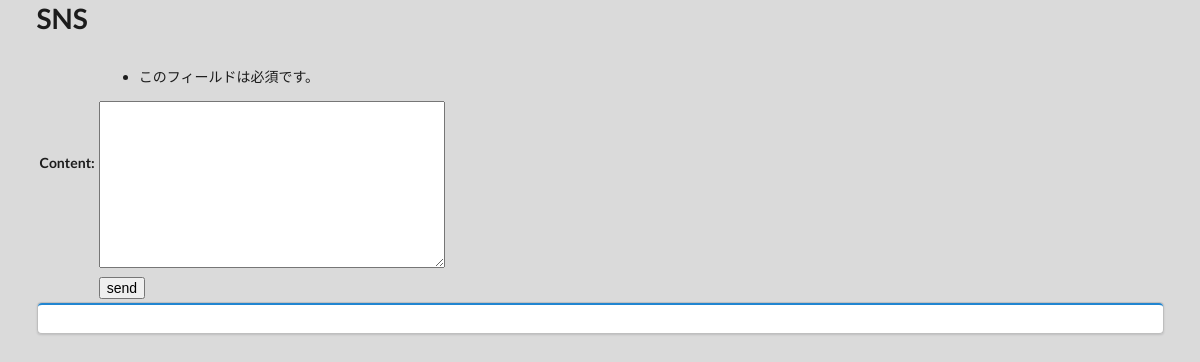
Before: /sns/ (signed in) with the older database file.
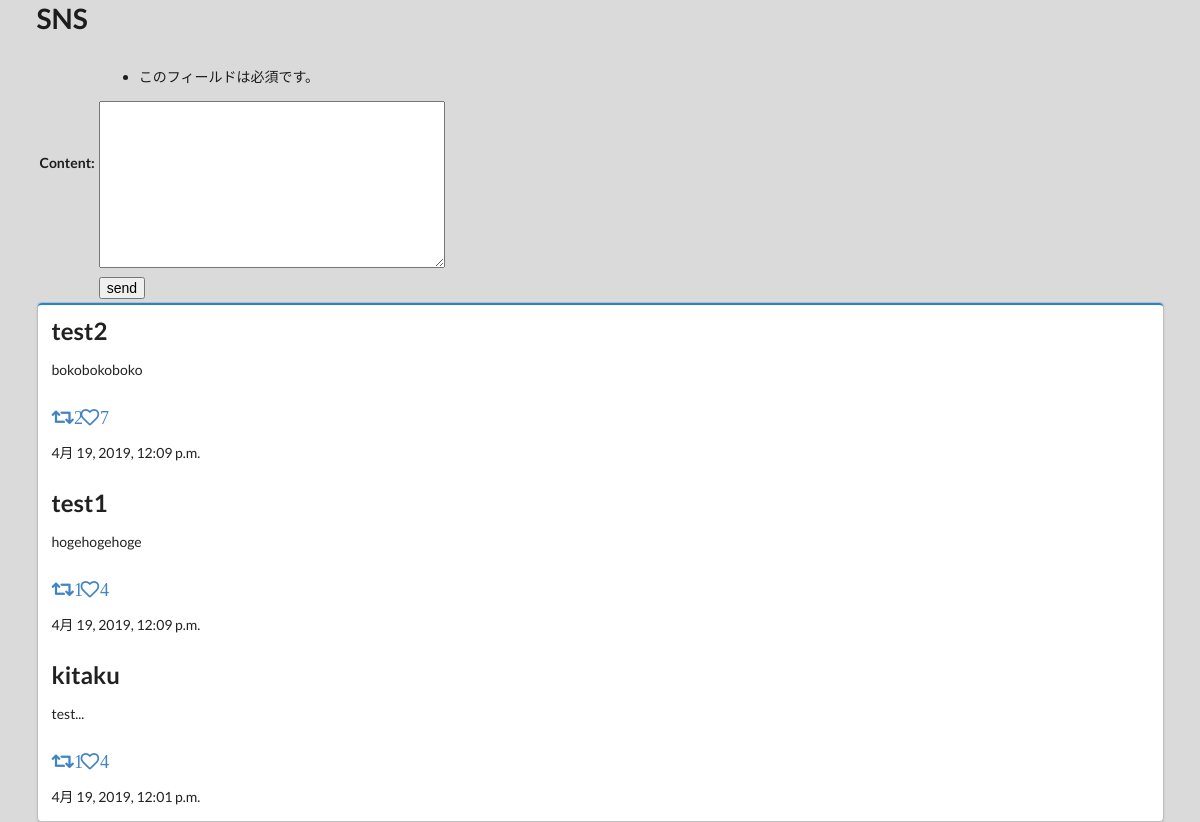
After: the same page with the newer database file.
### sns/models.py (models this page shows)
class Message(models.Model):
    owner = models.ForeignKey(User, on_delete=models.CASCADE, related_name='message_owner')
    content = models.TextField(max_length=280)
    share_id = models.IntegerField(default= -1)
    good_count = models.IntegerField(default=0)
    share_count = models.IntegerField(default=0)
    pub_date = models.DateTimeField(auto_now_add = True)
    def __str__(self):
        return str(self.content) + ' (' + str(self.owner) + ')'
    def get_share(self):
        return Message.objects.get(id=self.share_id)
    class Meta:
        ordering = ('-pub_date',)

### sns/views.py (the view)
# urls.py: path('', views.index, name='index'),
@login_required(login_url='/accounts/login/')
def index(request):
    if request.method == 'POST':
        content = request.POST['content']
        msg = Message()
        msg.owner = request.user
        msg.content = content
        msg.save()
        return redirect(to='/sns')
    elif request.method == 'GET':
        messages = Message.objects.all()
        form = PostForm(request.POST)
    params = {
        'login_user' : request.user,
        'form' : form,
        'contents' : messages,
    }
    return render(request, 'sns/index.html' , params)

### sns/forms.py
class PostForm(forms.Form):
    content = forms.CharField(max_length=500, widget=forms.Textarea)

### sns/templates/sns/index.html (shortened to what this page needs)
{% extends 'sns/layout.html' %}
{% block header %}
<h1>SNS</h1>
<table>
  <form class="ui form" action="{% url 'index' %}" method="post">
    {{form.as_table}}
    <tr>
      <td></td>
      <td><input type="submit" name="" value="send"></td>
    </tr>
  </form>
</table>
{% endblock %}
{% block content %}
<div class="ui segments">
  <div class="ui blue segment">
    {% for item in contents %}
    <h2 class="ui header">
      {{item.owner}}
    </h2>
    <div class="contents">
      {{item.content}}
    </div>
    <h3 class="icons">
      <a href="{% url 'share' item.id %}">
        <i class="retweet icon">{{item.share_count}}</i>
      </a>
      <a href="{% url 'good' item.id %}">
        <i class="heart outline icon">{{item.good_count}}</i>
      </a>
    </h3>
      <div class="sub header">
        {{item.pub_date}}
      </div>
    {% endfor %}
  </div>
</div>
{% endblock %}

Changed rows visible on the page:
added Message: owner "test2", content "bokobokoboko", share_count "2", good_count "7", pub_date "4月 19, 2019, 12:09 p.m."
added Message: owner "test1", content "hogehogehoge", share_count "1", good_count "4", pub_date "4月 19, 2019, 12:09 p.m."
added Message: owner "kitaku", content "test...", share_count "1", good_count "4", pub_date "4月 19, 2019, 12:01 p.m."
